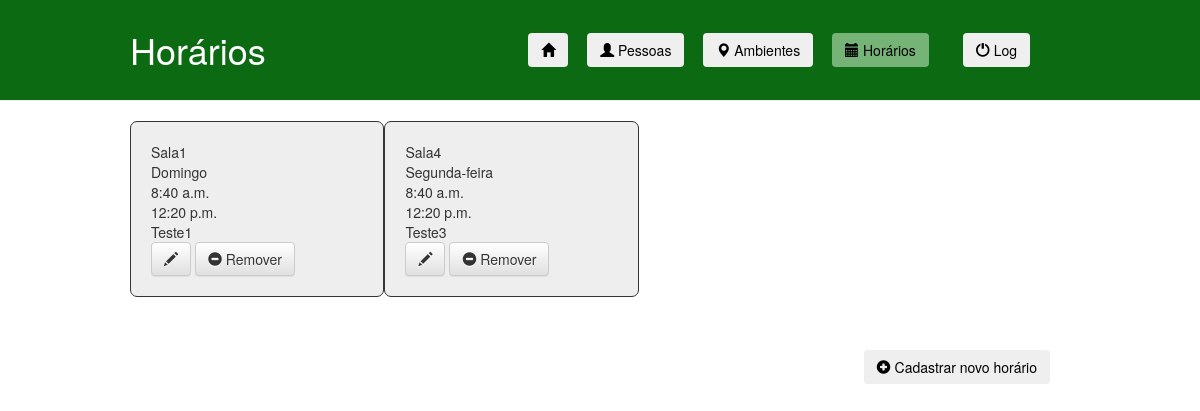
The app's page /schedules.html, older data.
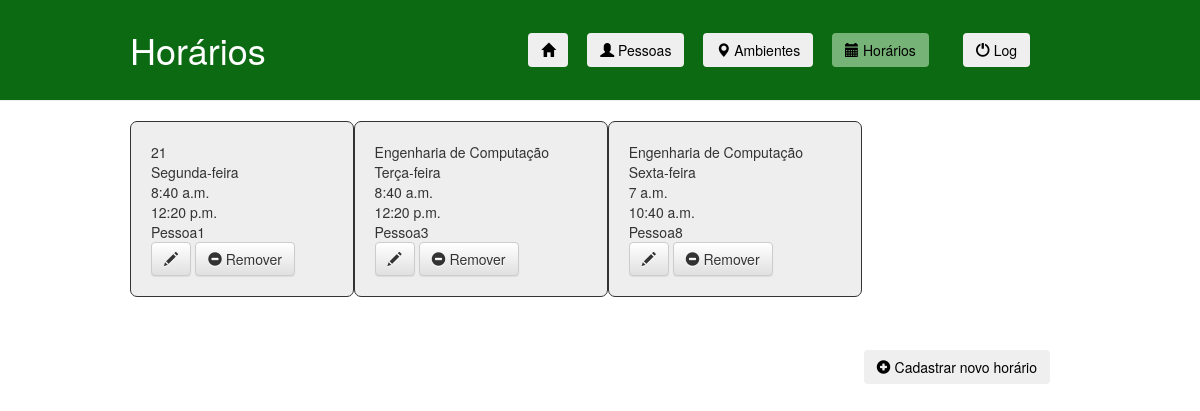
The same page, newer data.
### ifaccapp/models.py (models this page shows, shortened)
class Schedule(models.Model):
    DOMINGO = 'Domingo'
    SEGUNDA = 'Segunda-feira'
    TERCA = 'Terça-feira'
    QUARTA = 'Quarta-feira'
    QUINTA = 'Quinta-feira'
    SEXTA = 'Sexta-feira'
    SABADO = 'Sábado'
    DAY_CHOICES = (
        (DOMINGO, 'Domingo'),
        (SEGUNDA, 'Segunda-feira'),
        (TERCA, 'Terça-feira'),
        (QUARTA, 'Quarta-feira'),
        (QUINTA, 'Quinta-feira'),
        (SEXTA, 'Sexta-feira'),
        (SABADO, 'Sábado'),
    )
    day = models.TextField(null=True, max_length=50, choices=DAY_CHOICES, verbose_name="Dia")
    entryTime = models.TimeField(null=True, verbose_name="Hora de entrada")
    exitTime = models.TimeField(null=True, verbose_name="Hora de saída")
    person = models.ForeignKey('Person', on_delete=models.CASCADE, verbose_name="Pessoa")
    ambient = models.ForeignKey('Ambient', on_delete=models.CASCADE, verbose_name="Ambiente")

class Ambient(models.Model):
    COORDENACAO = "Coordenação"
    SALA = "Sala"
    LABORATORIO = "Laboratório"
    TYPE_CHOICES = (
        (COORDENACAO, 'Coordenação'),
        (SALA, 'Sala'),
        (LABORATORIO, 'Laboratório'),
    )
    type = models.TextField(null=True, max_length=50, choices=TYPE_CHOICES, verbose_name="Tipo de ambiente")
    name = models.TextField(null=True, max_length=100, verbose_name="Nome")
    ID = models.TextField(primary_key=True, max_length=50)
    IP = models.TextField(null=True, max_length=15, verbose_name="IP")
    mask = models.TextField(null=True, max_length=15, verbose_name="Máscara")
    def __str__(self):
        return self.name

class Person(models.Model):
    name = models.TextField(null=True, max_length=100, verbose_name="Nome")
    registration = models.BigIntegerField(primary_key=True, verbose_name="Matrícula")  # matrícula
    tag = models.IntegerField(null=True)
    def __str__(self):
        return self.name

### ifaccapp/views.py (the view)
# urls.py: path('schedules.html', views.schedules, name='schedules'),
def schedules(request):
    schedules = Schedule.objects.all()
    return render(request, 'ifaccapp/schedules.html', {'schedules': schedules})

### ifaccapp/templates/ifaccapp/schedules.html (shortened to what this page needs)
<!DOCTYPE html>
{% load static %}
<html lang="pt-br">
    <head>
        <link rel="stylesheet" href="//maxcdn.bootstrapcdn.com/bootstrap/3.2.0/css/bootstrap.min.css">
        <link rel="stylesheet" href="//maxcdn.bootstrapcdn.com/bootstrap/3.2.0/css/bootstrap-theme.min.css">
        <link rel="stylesheet" href="{% static 'css/ifaccapp.css' %}">
    </head>
    <body>
        <div class="page-header">
            <div class="linha">
                <header>
                    <div class="coluna col4">
                        <h1 class="logo">Horários</h1>
                    </div>
                    <div class="coluna col8">
                        <nav>
                            <ul class="menu inline sem-marcador">
                                <li>
                                    <a href="{% url 'home' %}"><button type="button" class="btn"><span class="glyphicon glyphicon-home"></span></button></a>
                                </li>
                                <li>
                                    <a href="{% url 'people' %}"><button type="button" class="btn"><span class="glyphicon glyphicon-user"></span> Pessoas</button></a>
                                </li>
                                <li>
                                    <a href="{% url 'ambients' %}"><button type="button" class="btn"><span class="glyphicon glyphicon-map-marker"></span> Ambientes</button></a>
                                </li>
                                <li>
                                    <a href="{% url 'schedules' %}"><button type="button" class="btn btn-selected"><span class="glyphicon glyphicon-calendar"></span> Horários</button></a>
                                </li>
                                <li>
                                    <a href="user.html"><button type="button" class="btn"><span class="glyphicon glyphicon-off"></span> Log</button></a>
                                </li>
                            </ul>
                        </nav>
                    </div>
                </header>
            </div>
        </div>
        <div class="content-schedule">
            <div class="linha">
                <header>
                    <div class="coluna col12">
                        <div class="schedule-grid-container">
                            {% for schedule in schedules %}
                                <div>
                                    {{ schedule.ambient }} <br/>
                                    {{ schedule.day }} <br/>
                                    {{ schedule.entryTime }} <br/>
                                    {{ schedule.exitTime }} <br/>
                                    {{ schedule.person}} <br/>
                                    <a class="btn btn-default" href="{% url 'edit_schedule' pk=schedule.pk %}"><span class="glyphicon glyphicon-pencil"></span></a>
                                    <a class="btn btn-default" href="{% url 'remove_schedule' pk=schedule.pk %}"><span class="glyphicon glyphicon-minus-sign"></span> Remover</a>
                                </div>
                            {% endfor %}
                        </div>
                    </div>
                </header>
            </div>
            <div class="linha-bottom-menu">
                <header>
                    <ul class="menu bottom-inline sem-marcador">
                        <li>
                            <a href="register/register_schedule.html"><button type="button" class="btn"><span class="glyphicon glyphicon-plus-sign"></span> Cadastrar novo horário</button></a>
                        </li>
                    </ul>
                </header>
            </div>
        </div>
    </body>
</html>

Row changes from the older to the newer data that the page shows:
removed Schedule: ambient "Sala1", day "Domingo", entryTime "8:40 a.m.", exitTime "12:20 p.m.", person "Teste1"
removed Schedule: ambient "Sala4", day "Segunda-feira", entryTime "8:40 a.m.", exitTime "12:20 p.m.", person "Teste3"
added Schedule: ambient "21", day "Segunda-feira", entryTime "8:40 a.m.", exitTime "12:20 p.m.", person "Pessoa1"
added Schedule: ambient "Engenharia de Computação", day "Terça-feira", entryTime "8:40 a.m.", exitTime "12:20 p.m.", person "Pessoa3"
added Schedule: ambient "Engenharia de Computação", day "Sexta-feira", entryTime "7 a.m.", exitTime "10:40 a.m.", person "Pessoa8"
